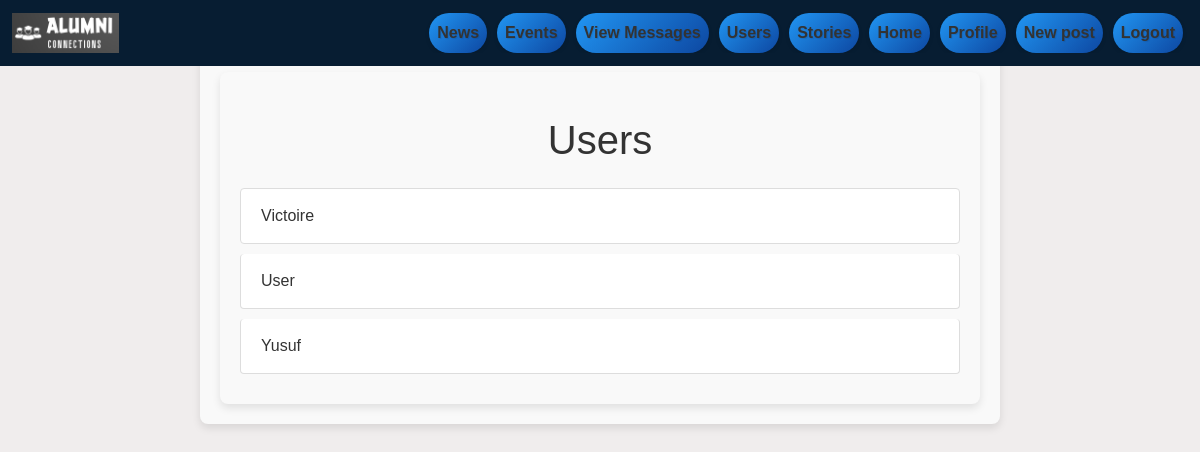
Page /users (signed in) on the earlier database version.
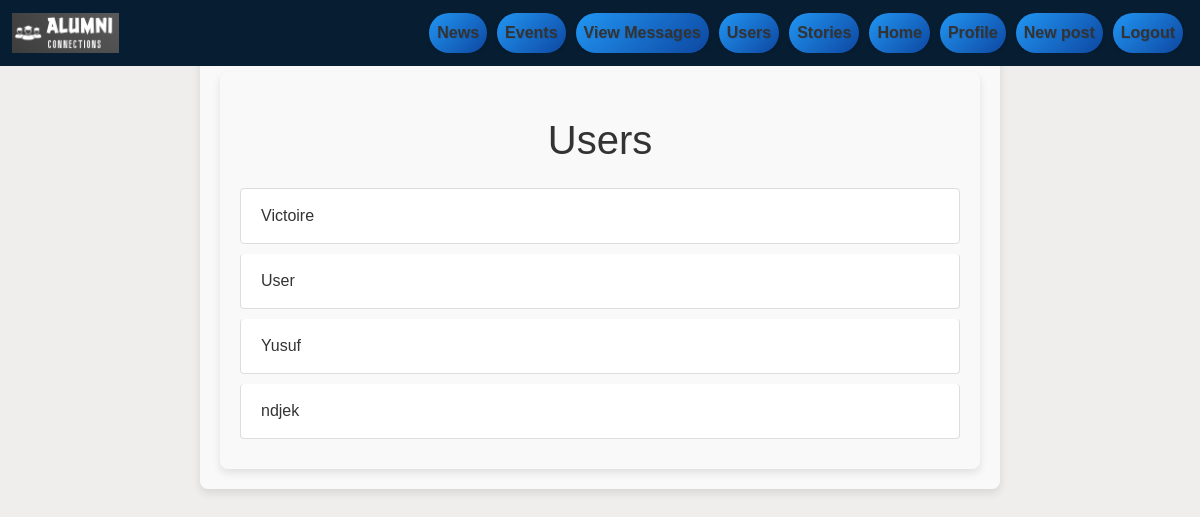
Same page on the later database version.
### app/models.py (models this page shows, shortened)
class User(db.Model, UserMixin):
    id = db.Column(db.Integer, primary_key=True)
    username = db.Column(db.String(20), unique=True, nullable=False)
    email = db.Column(db.String(120), unique=True, nullable=False)
    image_file = db.Column(db.String(20), nullable=False, default='default.jpg')
    first_name = db.Column(db.String(30), nullable=True)
    last_name = db.Column(db.String(30), nullable=True)
    phone = db.Column(db.String(20), nullable=True)
    address = db.Column(db.String(100), nullable=True)
    education = db.Column(db.String(100), nullable=True)
    country = db.Column(db.String(50), nullable=True)
    state = db.Column(db.String(50), nullable=True)
    experience = db.Column(db.String(200), nullable=True)
    additional_details = db.Column(db.String(200), nullable=True)
    password = db.Column(db.String(60), nullable=False)
    posts = db.relationship('Post', backref='author', lazy=True)
    comments = db.relationship('Comment', backref='author', lazy=True)
    likes = db.relationship('Like', backref='user', lazy=True)
    user_posts = db.relationship('Post', foreign_keys='Post.user_id', overlaps="author,posts")
    user_cmnt = db.relationship('Comment', foreign_keys='Comment.user_id', overlaps="author,comments")
    sent_messages = db.relationship('Message', foreign_keys='Message.sender_id', backref='sender', lazy=True)
    conversations_as_user1 = db.relationship('Conversation', foreign_keys='Conversation.user1_id', backref='user1_ref', lazy=True)
    conversations_as_user2 = db.relationship('Conversation', foreign_keys='Conversation.user2_id', backref='user2_ref', lazy=True)

### app/routes.py (the view)
@main.route('/users')
@login_required
def user_list():
    users = User.query.all()
    return render_template('user_list.html', users=users)

### app/__init__.py (called while the page is built)
def create_app():
    app = Flask(__name__)
    app.config['SECRET_KEY'] = '2607/favy'
    app.config['SQLALCHEMY_DATABASE_URI'] = 'sqlite:///site.db'
    app.config['DEBUG'] = True
    socketio.init_app(app)
    db.init_app(app)
    bcrypt.init_app(app)
    login_manager.init_app(app)
    migrate.init_app(app, db)
    from app.auth import auth as auth_blueprint
    app.register_blueprint(auth_blueprint)
    from app.routes import main as main_blueprint
    app.register_blueprint(main_blueprint)
    from app.routes import messages as messages_blueprint
    app.register_blueprint(messages_blueprint)
    from app.routes import conversations as conversations_blueprint
    app.register_blueprint(conversations_blueprint)
    @app.context_processor
    def inject_user():
        return dict(current_user=current_user)
    return app

### app/models.py (called while the page is built)
@login_manager.user_loader
def load_user(user_id):
    return User.query.get(int(user_id))

### app/templates/user_list.html (shortened to what this page needs)
{% extends "base.html" %}
{% block content %}
<div class="container">
    <h1 class="my-4">Users</h1>
    <div class="list-group">
        {% for user in users %}
        <a href="{{ url_for('main.view_user_profile', user_id=user.id) }}" class="list-group-item list-group-item-action">
            {{ user.username }}
        </a>
        {% endfor %}
    </div>
</div>
{% endblock %}

Differences in the rows shown:
added User: username "ndjek"
